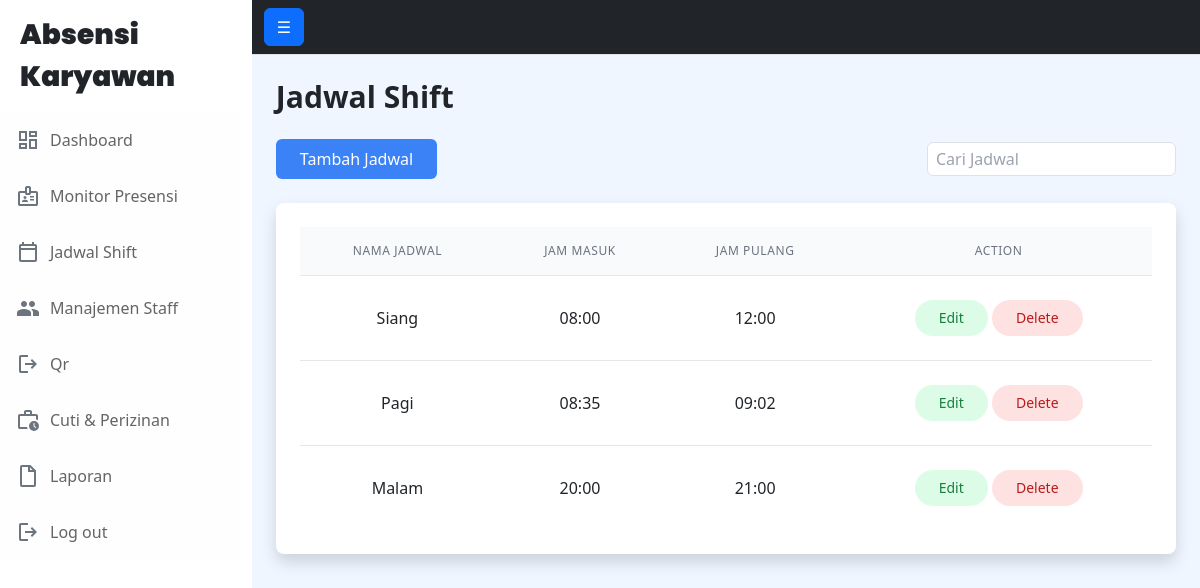
Before: /app/pages/owner/schedule.php (signed in) with the older database file.
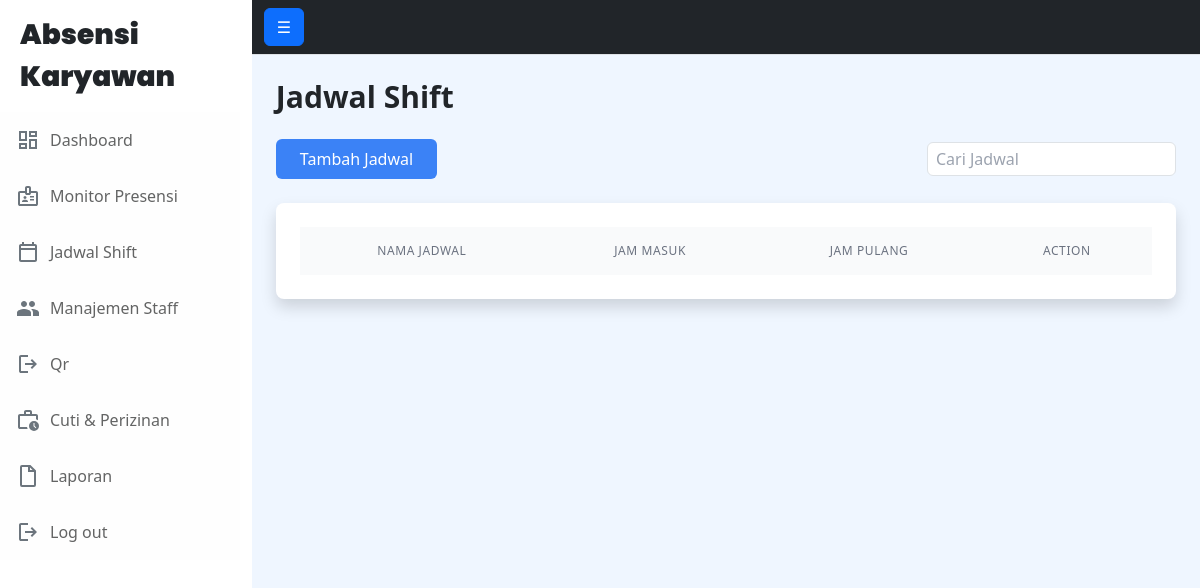
After: the same page with the newer database file.
### tables this page shows
CREATE TABLE `shift` (
  `id` int(11) NOT NULL,
  `nama_shift` varchar(50) NOT NULL,
  `jam_masuk` time NOT NULL,
  `jam_keluar` time NOT NULL
);

### app/pages/owner/schedule.php (the view, shortened to what this page needs)
<?php
require_once '../../../app/auth/auth.php';
try {
    $stmt = $pdo->query("SELECT * FROM shift ORDER BY jam_masuk");
    $shifts = $stmt->fetchAll(PDO::FETCH_ASSOC);
} catch (PDOException $e) {
    $_SESSION['error'] = "Error mengambil data jadwal: " . $e->getMessage();
    $shifts = [];
}
?>
<!DOCTYPE html>
<html lang="en">
<head>
    <link href="../../../assets/css/styles.css" rel="stylesheet" />
    <script src="https://cdn.tailwindcss.com"></script>
    <link rel="stylesheet" href="https://cdnjs.cloudflare.com/ajax/libs/font-awesome/5.15.3/css/all.min.css">
</head>
<body class="bg-blue-50">
    <div class="d-flex" id="wrapper">
        <div class="border-end-0 bg-white" id="sidebar-wrapper">
            <div class="sidebar-heading border-bottom-0"><strong>Absensi Karyawan</strong></div>
            <div class="list-group list-group-flush">
                <a class="list-group-item list-group-item-action list-group-item-light p-3 border-bottom-0"
                    href="dashboard.php">
                    Dashboard
                </a>
                <a class="list-group-item list-group-item-action list-group-item-light p-3 border-bottom-0"
                    href="attendanceMonitor.php">
                    Monitor Presensi
                </a>
                <a class="list-group-item list-group-item-action list-group-item-light p-3 border-bottom-0"
                    href="schedule.php">
                    <svg xmlns="http://www.w3.org/2000/svg" viewBox="0 0 24 24" class="sidebar-icon" fill="#6c757d">
                        <path
                            d="M19 4h-1V2h-2v2H8V2H6v2H5c-1.1 0-2 .9-2 2v14c0 1.1.9 2 2 2h14c1.1 0 2-.9 2-2V6c0-1.1-.9-2-2-2zm0 16H5V10h14v10zm0-12H5V6h14v2z" />
                    </svg>
                    Jadwal Shift
                </a>
                <a class="list-group-item list-group-item-action list-group-item-light p-3 border-bottom-0"
                    href="manageMember.php">
                    Manajemen Staff
                </a>
                <a class="list-group-item list-group-item-action list-group-item-light p-3 border-bottom-0" href="/absensi/app/scan/index.php">
                    <svg xmlns="http://www.w3.org/2000/svg" viewBox="0 -960 960 960" class="sidebar-icon" fill="#6c757d">
                        <path d="M200-120q-33 0-56.5-23.5T120-200v-560q0-33 23.5-56.5T200-840h280v80H200v560h280v80H200Zm440-160-55-58 102-102H360v-80h327L585-622l55-58 200 200-200 200Z" />
                    </svg>
                    Qr
                </a>
                <a class="list-group-item list-group-item-action list-group-item-light p-3 border-bottom-0"
                    href="permit.php">
                    Cuti & Perizinan
                </a>
                <a class="list-group-item list-group-item-action list-group-item-light p-3 border-bottom-0"
                    href="report.php">
                    <svg xmlns="http://www.w3.org/2000/svg" viewBox="0 0 24 24" class="sidebar-icon" width="24"
                        height="24" stroke="#6c757d" fill="none" stroke-width="2">
                        <path
                            d="M6 2C5.44772 2 5 2.44772 5 3V21C5 21.5523 5.44772 22 6 22H18C18.5523 22 19 21.5523 19 21V7L14 2H6Z" />
                        <path d="M13 2V7H19" />
                    </svg>
                    Laporan
                </a>
                <a class="list-group-item list-group-item-action list-group-item-light p-3 border-bottom-0"
                    href="logout.php">
                    <svg xmlns="http://www.w3.org/2000/svg" viewBox="0 -960 960 960" class="sidebar-icon"
                        fill="#6c757d">
                        <path
                            d="M200-120q-33 0-56.5-23.5T120-200v-560q0-33 23.5-56.5T200-840h280v80H200v560h280v80H200Zm440-160-55-58 102-102H360v-80h327L585-622l55-58 200 200-200 200Z" />
                    </svg>
                    Log out
                </a>
            </div>
        </div>
        <div id="page-content-wrapper">
            <nav class="navbar navbar-expand-lg navbar-dark bg-dark border-bottom">
                <div class="container-fluid">
                    <button class="btn btn-primary" id="sidebarToggle">☰</button>
                </div>
            </nav>
            <div class="container-fluid p-4">
                <h1 class="text-3xl font-semibold mb-4">Jadwal Shift</h1>
                <div class="flex items-center justify-between mb-4">
                    <div class="flex space-x-2">
                        <button class="bg-blue-500 text-white px-4 py-2 rounded" data-bs-toggle="modal"
                            data-bs-target="#addShiftModal">
                            Tambah Jadwal
                        </button>
                    </div>
                    <input type="text" id="searchInput" class="border border-gray-300 rounded px-2 py-1"
                        placeholder="Cari Jadwal">
                </div>
                <div class="bg-white shadow rounded-lg p-4 mb-4">
                    <table class="min-w-full divide-y divide-gray-200 text-center">
                        <thead class="bg-gray-50">
                            <tr>
                                <th class="px-6 py-3 text-xs font-medium text-gray-500 uppercase tracking-wider">Nama
                                    Jadwal</th>
                                <th class="px-6 py-3 text-xs font-medium text-gray-500 uppercase tracking-wider">Jam
                                    Masuk</th>
                                <th class="px-6 py-3 text-xs font-medium text-gray-500 uppercase tracking-wider">Jam
                                    Pulang</th>
                                <th class="px-6 py-3 text-xs font-medium text-gray-500 uppercase tracking-wider">Action
                                </th>
                            </tr>
                        </thead>
                        <tbody class="bg-white divide-y divide-gray-200">
                            <?php foreach ($shifts as $shift): ?>
                                <tr>
                                    <td class="px-6 py-4 whitespace-nowrap">
                                        <?php echo htmlspecialchars($shift['nama_shift']); ?>
                                    </td>
                                    <td class="px-6 py-4 whitespace-nowrap">
                                        <?php echo date('H:i', strtotime($shift['jam_masuk'])); ?>
                                    </td>
                                    <td class="px-6 py-4 whitespace-nowrap">
                                        <?php echo date('H:i', strtotime($shift['jam_keluar'])); ?>
                                    </td>
                                    <td class="px-6 py-4 whitespace-nowrap">
                                        <button class="px-4 py-2 bg-green-100 text-green-700 rounded-full text-sm edit-btn"
                                            data-bs-toggle="modal" data-bs-target="#editShiftModal"
                                            data-id="<?php echo $shift['id']; ?>"
                                            data-nama="<?php echo htmlspecialchars($shift['nama_shift']); ?>"
                                            data-masuk="<?php echo $shift['jam_masuk']; ?>"
                                            data-keluar="<?php echo $shift['jam_keluar']; ?>">
                                            Edit
                                        </button>
                                        <form method="POST" class="inline-block">
                                            <button type="submit"
                                                class="px-4 py-2 bg-red-100 text-red-700 rounded-full text-sm"
                                                onclick="return confirm('Apakah Anda yakin ingin menghapus jadwal ini?')">
                                                Delete
                                            </button>
                                        </form>
                                    </td>
                                </tr>
                            <?php endforeach; ?>
                        </tbody>
                    </table>
                </div>
            </div>
        </div>
    </div>
</body>
</html>

### app/pages/owner/schedule.php (style rules this page uses)
#sidebar-wrapper .sidebar-heading strong { font-family: 'Poppins', sans-serif; font-weight: 900; font-size: 28px; }
.sidebar-icon { width: 24px; height: 24px; margin-right: 10px; vertical-align: middle; }

Changed rows visible on the page:
removed shift: nama_shift "Siang", jam_masuk "08:00", jam_keluar "12:00"
removed shift: nama_shift "Pagi", jam_masuk "08:35", jam_keluar "09:02"
removed shift: nama_shift "Malam", jam_masuk "20:00", jam_keluar "21:00"
